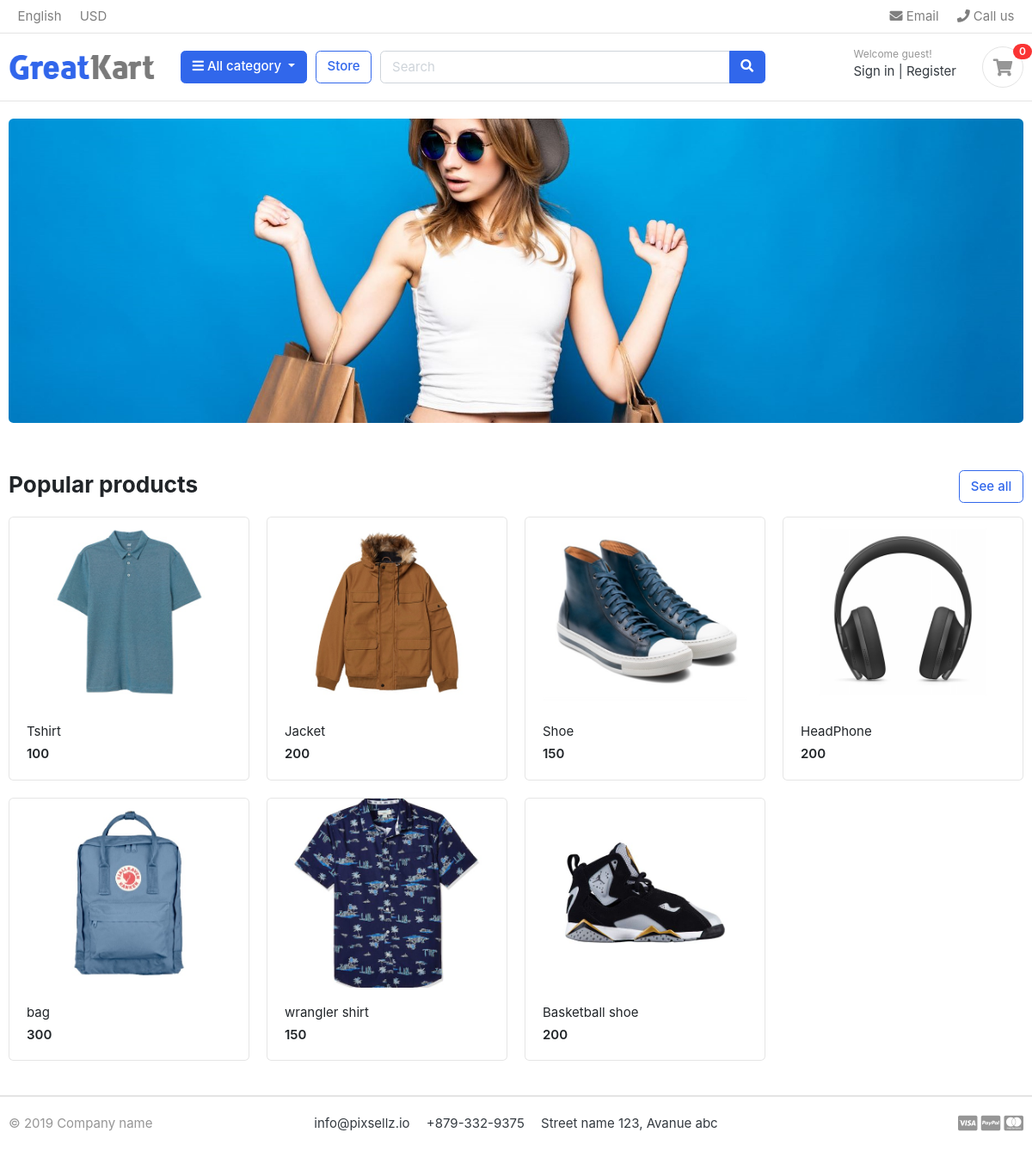
The page / on the database its author committed.
### store/models.py (models this page shows, shortened)
class Product(models.Model):
    product_name    = models.CharField(max_length=200, unique=True)
    slug            = models.SlugField(max_length=200, unique=True)
    description     = models.TextField(max_length=500, blank=True)
    price           = models.IntegerField()
    images          = models.ImageField(upload_to='photos/products')
    stock           = models.IntegerField()
    is_available    = models.BooleanField(default=True)
    category        = models.ForeignKey(Category, on_delete=models.CASCADE)
    created_date    = models.DateTimeField(auto_now_add=True)
    modified_date   = models.DateTimeField(auto_now=True)
    def get_url(self):
        return reverse('product_detail',args=[self.category.slug,self.slug])

### proj1/views.py (the view)
# urls.py: path('', views.home,name='home'),
def home(request):
    products = Product.objects.all().filter(is_available=True)
    context = {
        'products': products,
    }
    return render(request,'home.html',context)

### carts/context_processors.py (called while the page is built)
def counter(request):
    cart_count = 0
    if 'admin' in request.path:
        return {}
    else:
        try:
            cart = Cart.objects.filter(cart_id=_cart_id(request))
            cart_items = CartItem.objects.all().filter(cart=cart[:1])
            for cart_item in cart_items:
                cart_count += cart_item.quantity
        except Cart.DoesNotExist:
            cart_count = 0
    return dict(cart_count=cart_count)

### carts/views.py (called while the page is built)
def _cart_id(request):
    cart=request.session.session_key
    if not cart:
        cart=request.session.create()
    return cart

### category/context_processors.py (called while the page is built)
def menu_links(request):
    links = Category.objects.all()
    return dict(links=links)

### category/models.py (called while the page is built)
    def get_url(self):
        return reverse('products_by_category',args=[self.slug])

### templates/home.html
{% extends 'base.html' %}
{% load static %}
{% block content %}
<section class="section-intro padding-y-sm">
<div class="container">
<div class="intro-banner-wrap">
	<img src="{% static 'images/banners/cover.jpg' %}" class="img-fluid rounded">
</div>
</div>
</section>
<section class="section-name padding-y-sm">
<div class="container">
<header class="section-heading">
	<a href="{% url 'store' %}" class="btn btn-outline-primary float-right">See all</a>
	<h3 class="section-title">Popular products</h3>
</header>
<div class="row">
	{% for product in products  %}
	<div class="col-md-3">
		<div class="card card-product-grid">
			<a href="{{ product.get_url }}" class="img-wrap"> <img src="{{ product.images.url }}"> </a>
			<figcaption class="info-wrap">
				<a href="{{ product.get_url }}" class="title">{{ product.product_name }}</a>
				<div class="price mt-1">{{ product.price }}</div>
			</figcaption>
		</div>
	</div>
	{% endfor %}
</div>
</div>
</section>
</body>
</html>
{% endblock %}

### templates/base.html (shortened to what this page needs)
{% load static %}
<!DOCTYPE HTML>
<html lang="en">
<head>
<link href="{% static 'css/bootstrap.css' %}" rel="stylesheet" type="text/css"/>
<link href="{% static 'fonts/fontawesome/css/all.min.css' %}" type="text/css" rel="stylesheet">
<link href="{% static 'css/ui.css' %}" rel="stylesheet" type="text/css"/>
<link href="{% static 'css/responsive.css' %}" rel="stylesheet" media="only screen and (max-width: 1200px)" />
</head>
<body>
{% include 'includes/navbar.html' %}
{% block content %}
{% endblock %}
{% include 'includes/footer.html' %}

### templates/includes/navbar.html (shortened to what this page needs)
{% load static %}
<header class="section-header">
    <nav class="navbar p-md-0 navbar-expand-sm navbar-light border-bottom">
    <div class="container">
      <div class="collapse navbar-collapse" id="navbarTop4">
        <ul class="navbar-nav mr-auto">
            <li class="nav-item dropdown">
                 <a href="#" class="nav-link">   English </a>
            </li>
            <li class="nav-item dropdown">
                <a href="#" class="nav-link"> USD </a>
            </li>
        </ul>
        <ul class="navbar-nav">
            <li><a href="#" class="nav-link"> <i class="fa fa-envelope"></i> Email </a></li>
            <li><a href="#" class="nav-link"> <i class="fa fa-phone"></i> Call us </a></li>
        </ul>
      </div>
    </div>
    </nav>
    <section class="header-main border-bottom">
        <div class="container">
    <div class="row align-items-center">
        <div class="col-lg-2 col-md-3 col-6">
            <a href="{% url 'home' %}" class="brand-wrap">
                <img class="logo" src="{% static './images/logo.png' %}">
            </a>
        </div>
        <div class="col-lg col-sm col-md col-6 flex-grow-0">
            <div class="category-wrap dropdown d-inline-block float-right">
                <button type="button" class="btn btn-primary dropdown-toggle" data-toggle="dropdown">
                    <i class="fa fa-bars"></i> All category
                </button>
            </div>
        </div>
        <a href="{% url 'store' %}" class="btn btn-outline-primary">Store</a>
        <div class="col-lg  col-md-6 col-sm-12 col">
            <form action="{% url 'search' %}" class="search" method="GET">
                <div class="input-group w-100">
                    <input type="text" class="form-control" style="width:60%;" placeholder="Search" name="keyword">
                    <div class="input-group-append">
                      <button class="btn btn-primary" type="submit">
                        <i class="fa fa-search"></i>
                      </button>
                    </div>
                </div>
            </form>
        </div>
        <div class="col-lg-3 col-sm-6 col-8 order-2 order-lg-3">
                    <div class="d-flex justify-content-end mb-3 mb-lg-0">
                        <div class="widget-header">
                            <small class="title text-muted">Welcome guest!</small>
                            <div>
                                <a href="./signin.html">Sign in</a> <span class="dark-transp"> | </span>
                                <a href="./register.html"> Register</a>
                            </div>
                        </div>
                        <a href="{% url 'cart' %}" class="widget-header pl-3 ml-3">
                            <div class="icon icon-sm rounded-circle border"><i class="fa fa-shopping-cart"></i></div>
                            <span class="badge badge-pill badge-danger notify">{{cart_count}}</span>
                        </a>
                    </div>
                </div>
    </div>
        </div>
    </section>
    </header>

### templates/includes/footer.html
{% load static %}
<footer class="section-footer border-top">
	<div class="container">
		<section class="footer-bottom border-top row">
			<div class="col-md-2">
				<p class="text-muted"> &copy 2019 Company name </p>
			</div>
			<div class="col-md-8 text-md-center">
				<span  class="px-2">info@pixsellz.io</span>
				<span  class="px-2">+879-332-9375</span>
				<span  class="px-2">Street name 123, Avanue abc</span>
			</div>
			<div class="col-md-2 text-md-right text-muted">
				<i class="fab fa-lg fa-cc-visa"></i>
				<i class="fab fa-lg fa-cc-paypal"></i>
				<i class="fab fa-lg fa-cc-mastercard"></i>
			</div>
		</section>
	</div>
</footer>

### static/css/ui.css (style rules this page uses)
html { font-family: "Inter", sans-serif; font-size: 15px; }
.img-wrap { text-align: center; display: block; }
.img-wrap img { max-width: 100%; }
.icon-xs, .icon-sm, .icon-md, .icon-lg { display: inline-block; text-align: center; flex-shrink: 0; flex-grow: 0; }
.icon-sm { width: 48px; height: 48px; line-height: 48px !important; font-size: 20px; }
.padding-y-sm { padding-top: 20px; padding-bottom: 20px; }
.section-heading { margin-bottom: 20px; margin-top: 15px; }
.section-title { color: #212529; }
p:last-child { margin-bottom: 0; }
.header-main { position: relative; padding-top: 1rem; padding-bottom: 1rem; }
.brand-wrap .logo, .navbar-brand .logo { margin-right: 7px; max-height: 42px; display: inline-block; }
.widget-header { display: inline-block; vertical-align: middle; position: relative; }
.widget-header a { color: #343a40; }
.widget-header i { color: #969696; }
.widget-header .title { display: block; }
.widget-header .notify { position: absolute; top: -3px; right: -10px; }
.footer-bottom { padding-top: 20px; padding-bottom: 20px; }
[class*=card-product] a.title { color: #212529; display: block; }
[class*=card-product] .img-wrap { overflow: hidden; position: relative; }
[class*=card-product] .img-wrap img { height: 100%; max-width: 100%; width: auto; display: inline-block; -o-object-fit: cover; object-fit: cover; }
.card-product-grid { margin-bottom: 20px; }
.card-product-grid .img-wrap { border-radius: 0.2rem 0.2rem 0 0; height: 220px; }
.card-product-grid .info-wrap { overflow: hidden; padding: 18px 20px; }
.card .img-wrap { overflow: hidden; }
.notify { position: absolute; top: -4px; right: -10px; display: inline-block; padding: 0.25em 0.6em; font-size: 12px; line-height: 1; text-align: center; border-radius: 3rem; color: #fff; background-color: #fa3434; }
.price { font-weight: 600; color: #212529; }

### rows shown on the page
Product: images (picture), product_name "Tshirt", price "100"
Product: images (picture), product_name "Jacket", price "200"
Product: images (picture), product_name "Shoe", price "150"
Product: images (picture), product_name "HeadPhone", price "200"
Product: images (picture), product_name "bag", price "300"
Product: images (picture), product_name "wrangler shirt", price "150"
Product: images (picture), product_name "Basketball shoe", price "200"

### other values the page prints
{{ cart_count }} "0"
